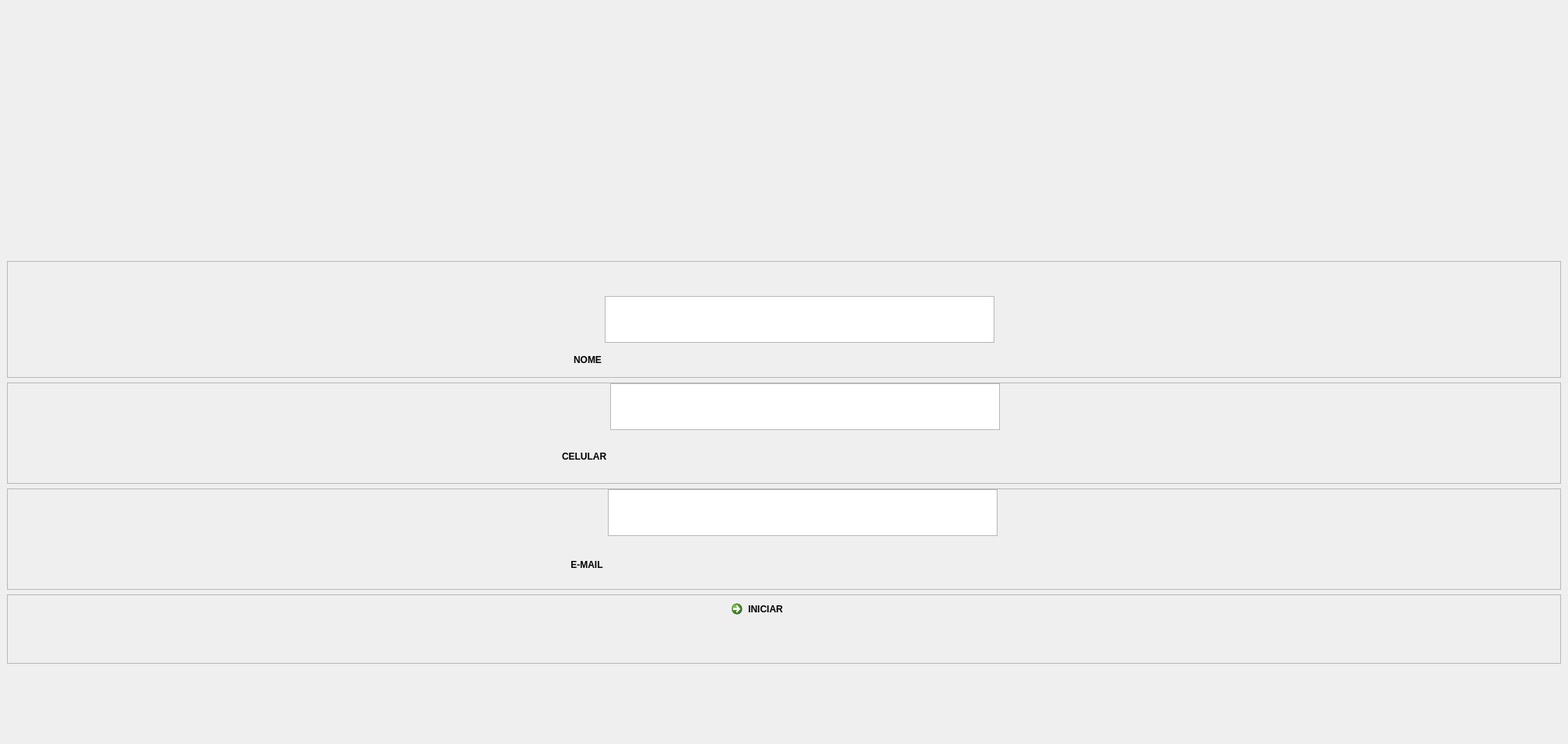
<?xml version="1.0" encoding="UTF-8"?>
<ui version="4.0">
 <class>MainWindow</class>
 <widget class="QMainWindow" name="MainWindow">
  <property name="geometry">
   <rect>
    <x>0</x>
    <y>0</y>
    <width>2012</width>
    <height>955</height>
   </rect>
  </property>
  <property name="windowTitle">
   <string>MainWindow</string>
  </property>
  <widget class="QWidget" name="centralwidget">
   <layout class="QVBoxLayout" name="verticalLayout">
    <item>
     <widget class="QLabel" name="label_9">
      <property name="minimumSize">
       <size>
        <width>0</width>
        <height>320</height>
       </size>
      </property>
      <property name="text">
       <string/>
      </property>
      <property name="pixmap">
       <pixmap>cad_cab.jpg</pixmap>
      </property>
     </widget>
    </item>
    <item>
     <widget class="QFrame" name="frame">
      <property name="maximumSize">
       <size>
        <width>16777215</width>
        <height>150</height>
       </size>
      </property>
      <property name="frameShape">
       <enum>QFrame::StyledPanel</enum>
      </property>
      <property name="frameShadow">
       <enum>QFrame::Raised</enum>
      </property>
      <layout class="QGridLayout" name="gridLayout">
       <property name="leftMargin">
        <number>0</number>
       </property>
       <property name="topMargin">
        <number>0</number>
       </property>
       <property name="rightMargin">
        <number>0</number>
       </property>
       <property name="bottomMargin">
        <number>0</number>
       </property>
       <property name="horizontalSpacing">
        <number>4</number>
       </property>
       <property name="verticalSpacing">
        <number>0</number>
       </property>
       <item row="1" column="3">
        <spacer name="horizontalSpacer_2">
         <property name="orientation">
          <enum>Qt::Horizontal</enum>
         </property>
         <property name="sizeHint" stdset="0">
          <size>
           <width>39</width>
           <height>20</height>
          </size>
         </property>
        </spacer>
       </item>
       <item row="2" column="1">
        <widget class="QLabel" name="label">
         <property name="font">
          <font>
           <weight>75</weight>
           <bold>true</bold>
          </font>
         </property>
         <property name="text">
          <string>NOME</string>
         </property>
         <property name="alignment">
          <set>Qt::AlignCenter</set>
         </property>
        </widget>
       </item>
       <item row="1" column="0">
        <spacer name="horizontalSpacer">
         <property name="orientation">
          <enum>Qt::Horizontal</enum>
         </property>
         <property name="sizeHint" stdset="0">
          <size>
           <width>40</width>
           <height>20</height>
          </size>
         </property>
        </spacer>
       </item>
       <item row="1" column="1">
        <widget class="QLabel" name="label_2">
         <property name="maximumSize">
          <size>
           <width>16777215</width>
           <height>100</height>
          </size>
         </property>
         <property name="text">
          <string/>
         </property>
         <property name="pixmap">
          <pixmap>name_cad.png</pixmap>
         </property>
         <property name="scaledContents">
          <bool>false</bool>
         </property>
        </widget>
       </item>
       <item row="1" column="2">
        <widget class="QTextEdit" name="text_name">
         <property name="maximumSize">
          <size>
           <width>500</width>
           <height>60</height>
          </size>
         </property>
         <property name="font">
          <font>
           <pointsize>15</pointsize>
          </font>
         </property>
        </widget>
       </item>
       <item row="0" column="1">
        <widget class="QLabel" name="label_7">
         <property name="text">
          <string/>
         </property>
        </widget>
       </item>
      </layout>
     </widget>
    </item>
    <item>
     <widget class="QFrame" name="frame_2">
      <property name="maximumSize">
       <size>
        <width>16777215</width>
        <height>130</height>
       </size>
      </property>
      <property name="frameShape">
       <enum>QFrame::StyledPanel</enum>
      </property>
      <property name="frameShadow">
       <enum>QFrame::Raised</enum>
      </property>
      <layout class="QGridLayout" name="gridLayout_2">
       <property name="leftMargin">
        <number>0</number>
       </property>
       <property name="topMargin">
        <number>0</number>
       </property>
       <property name="bottomMargin">
        <number>0</number>
       </property>
       <property name="horizontalSpacing">
        <number>4</number>
       </property>
       <property name="verticalSpacing">
        <number>0</number>
       </property>
       <item row="0" column="0">
        <spacer name="horizontalSpacer_3">
         <property name="orientation">
          <enum>Qt::Horizontal</enum>
         </property>
         <property name="sizeHint" stdset="0">
          <size>
           <width>115</width>
           <height>20</height>
          </size>
         </property>
        </spacer>
       </item>
       <item row="0" column="3">
        <spacer name="horizontalSpacer_4">
         <property name="orientation">
          <enum>Qt::Horizontal</enum>
         </property>
         <property name="sizeHint" stdset="0">
          <size>
           <width>115</width>
           <height>20</height>
          </size>
         </property>
        </spacer>
       </item>
       <item row="1" column="1">
        <widget class="QLabel" name="label_3">
         <property name="font">
          <font>
           <weight>75</weight>
           <bold>true</bold>
          </font>
         </property>
         <property name="text">
          <string>CELULAR</string>
         </property>
         <property name="alignment">
          <set>Qt::AlignLeading|Qt::AlignLeft|Qt::AlignVCenter</set>
         </property>
        </widget>
       </item>
       <item row="0" column="2">
        <widget class="QTextEdit" name="text_cel">
         <property name="maximumSize">
          <size>
           <width>500</width>
           <height>60</height>
          </size>
         </property>
         <property name="font">
          <font>
           <pointsize>15</pointsize>
          </font>
         </property>
        </widget>
       </item>
       <item row="0" column="1">
        <widget class="QLabel" name="label_4">
         <property name="maximumSize">
          <size>
           <width>16777215</width>
           <height>80</height>
          </size>
         </property>
         <property name="text">
          <string/>
         </property>
         <property name="pixmap">
          <pixmap>tel_icon.png</pixmap>
         </property>
         <property name="scaledContents">
          <bool>false</bool>
         </property>
        </widget>
       </item>
      </layout>
     </widget>
    </item>
    <item>
     <widget class="QFrame" name="frame_3">
      <property name="maximumSize">
       <size>
        <width>16777215</width>
        <height>130</height>
       </size>
      </property>
      <property name="frameShape">
       <enum>QFrame::StyledPanel</enum>
      </property>
      <property name="frameShadow">
       <enum>QFrame::Raised</enum>
      </property>
      <layout class="QGridLayout" name="gridLayout_3">
       <property name="leftMargin">
        <number>0</number>
       </property>
       <property name="topMargin">
        <number>0</number>
       </property>
       <property name="rightMargin">
        <number>0</number>
       </property>
       <property name="bottomMargin">
        <number>0</number>
       </property>
       <item row="0" column="3">
        <spacer name="horizontalSpacer_6">
         <property name="orientation">
          <enum>Qt::Horizontal</enum>
         </property>
         <property name="sizeHint" stdset="0">
          <size>
           <width>141</width>
           <height>20</height>
          </size>
         </property>
        </spacer>
       </item>
       <item row="1" column="1">
        <widget class="QLabel" name="label_8">
         <property name="font">
          <font>
           <weight>75</weight>
           <bold>true</bold>
          </font>
         </property>
         <property name="text">
          <string>E-MAIL</string>
         </property>
         <property name="alignment">
          <set>Qt::AlignCenter</set>
         </property>
        </widget>
       </item>
       <item row="0" column="0">
        <spacer name="horizontalSpacer_5">
         <property name="orientation">
          <enum>Qt::Horizontal</enum>
         </property>
         <property name="sizeHint" stdset="0">
          <size>
           <width>141</width>
           <height>20</height>
          </size>
         </property>
        </spacer>
       </item>
       <item row="0" column="1">
        <widget class="QLabel" name="label_6">
         <property name="text">
          <string/>
         </property>
         <property name="pixmap">
          <pixmap>email_icon.png</pixmap>
         </property>
         <property name="scaledContents">
          <bool>false</bool>
         </property>
        </widget>
       </item>
       <item row="0" column="2">
        <widget class="QTextEdit" name="text_mail">
         <property name="maximumSize">
          <size>
           <width>500</width>
           <height>60</height>
          </size>
         </property>
         <property name="font">
          <font>
           <family>Maiandra GD</family>
           <pointsize>15</pointsize>
          </font>
         </property>
        </widget>
       </item>
      </layout>
     </widget>
    </item>
    <item>
     <widget class="QFrame" name="frame_4">
      <property name="maximumSize">
       <size>
        <width>16777215</width>
        <height>100</height>
       </size>
      </property>
      <property name="frameShape">
       <enum>QFrame::StyledPanel</enum>
      </property>
      <property name="frameShadow">
       <enum>QFrame::Raised</enum>
      </property>
      <layout class="QHBoxLayout" name="horizontalLayout">
       <property name="spacing">
        <number>0</number>
       </property>
       <property name="leftMargin">
        <number>0</number>
       </property>
       <property name="topMargin">
        <number>0</number>
       </property>
       <property name="rightMargin">
        <number>0</number>
       </property>
       <property name="bottomMargin">
        <number>0</number>
       </property>
       <item>
        <spacer name="horizontalSpacer_7">
         <property name="orientation">
          <enum>Qt::Horizontal</enum>
         </property>
         <property name="sizeHint" stdset="0">
          <size>
           <width>40</width>
           <height>20</height>
          </size>
         </property>
        </spacer>
       </item>
       <item>
        <widget class="QCommandLinkButton" name="iniciar_game">
         <property name="maximumSize">
          <size>
           <width>150</width>
           <height>16777215</height>
          </size>
         </property>
         <property name="text">
          <string>INICIAR</string>
         </property>
         <property name="iconSize">
          <size>
           <width>40</width>
           <height>40</height>
          </size>
         </property>
        </widget>
       </item>
       <item>
        <spacer name="horizontalSpacer_8">
         <property name="orientation">
          <enum>Qt::Horizontal</enum>
         </property>
         <property name="sizeHint" stdset="0">
          <size>
           <width>40</width>
           <height>20</height>
          </size>
         </property>
        </spacer>
       </item>
      </layout>
     </widget>
    </item>
    <item>
     <widget class="QLabel" name="label_5">
      <property name="text">
       <string/>
      </property>
      <property name="pixmap">
       <pixmap>rodape_cad.jpg</pixmap>
      </property>
     </widget>
    </item>
   </layout>
  </widget>
 </widget>
 <resources/>
 <connections/>
</ui>
